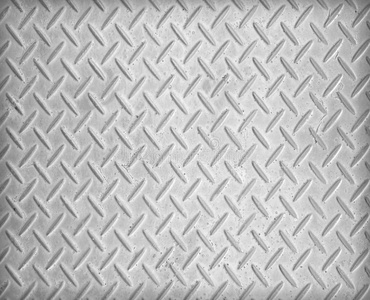
#> input picture SimEnvs/PutStuff2Basket/model/image/texture_locker_5.jpg, 370 x 300 px
$ python Textrue_resize.py
#> lines starting #> are read from the running program, lines starting #| are printed output that depends on the picture
from PIL import Image
import os

def resize_image(input_path, output_path, size=(512, 512)):
    """
    将图片调整为指定大小。

    :param input_path: 输入图片的路径
    :param output_path: 输出图片的路径
    :param size: 目标大小，默认为 (512, 512)
    """
#> called with input_path = 'model/image/texture_locker_5.jpg', output_path = 'model/image/texture_locker_5_resize.png', size = (512, 512)
    if not os.path.exists(input_path):
        print(f"输入文件路径不存在: {input_path}")
        return

    with Image.open(input_path) as img:
#> img is the input picture: PIL image 370x300 L; min 46, max 255, mean 188.7
        resized_img = img.resize(size, Image.Resampling.LANCZOS)
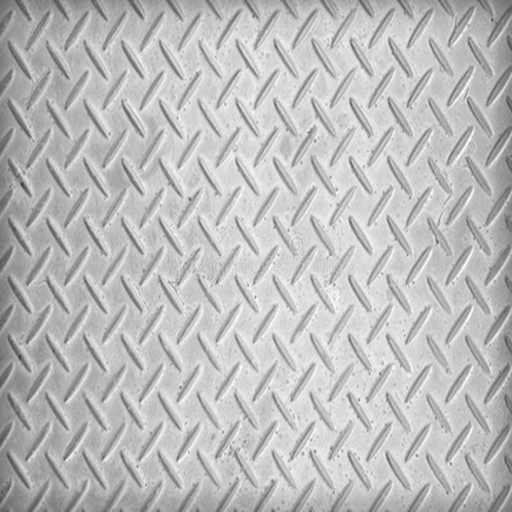
#> resized_img: PIL image 512x512 L; min 52, max 255, mean 188.7
        resized_img.save(output_path)
        print(f"图片已保存为 {output_path}")

# 示例使用
input_image_path = 'model/image/texture_locker_5.jpg'
output_image_path = 'model/image/texture_locker_5_resize.png'
resize_image(input_image_path, output_image_path)
